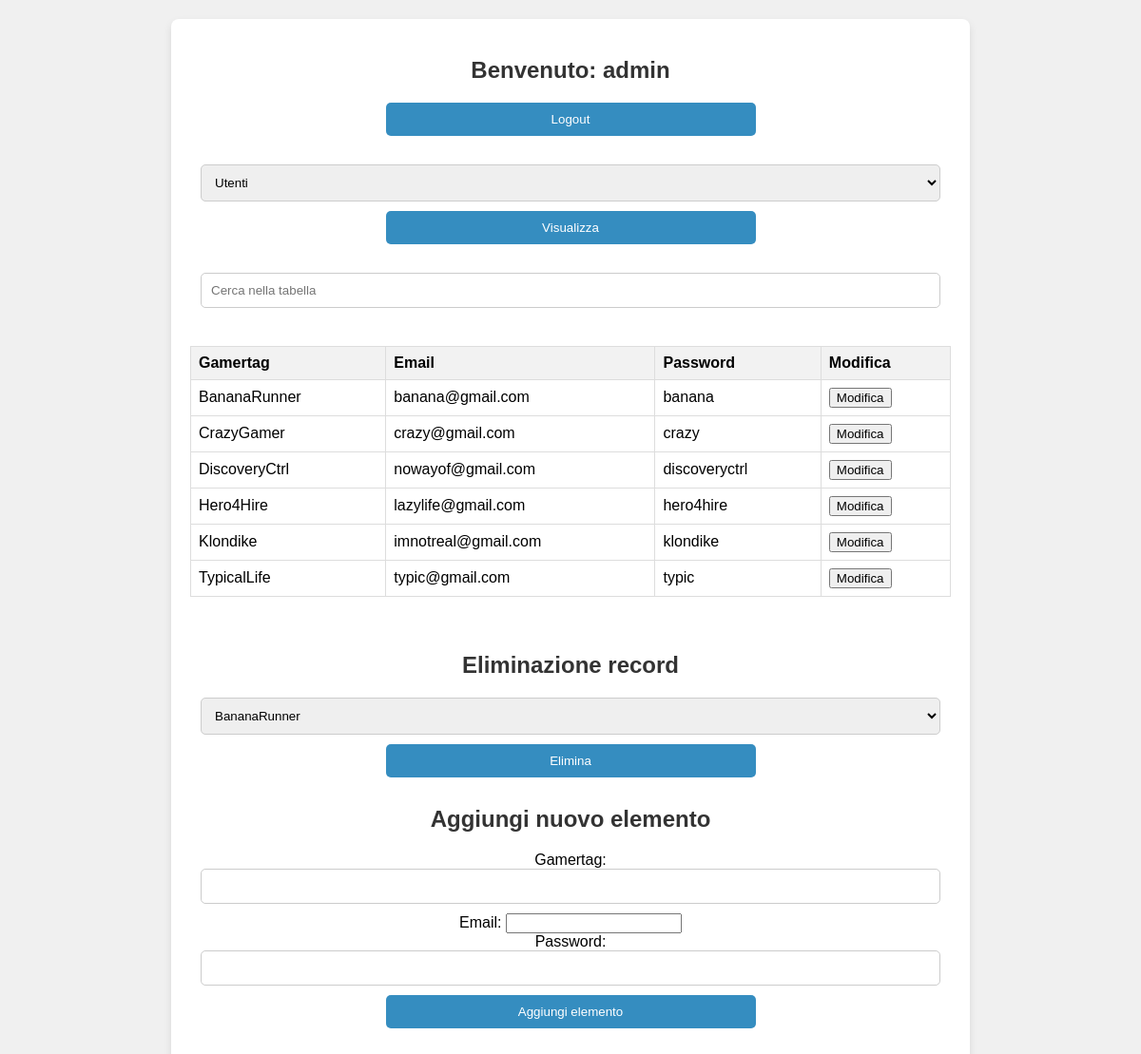
Page /protetta.php (signed in) on the committed database.
### tables this page shows
CREATE TABLE `utenti` (
  `gamertag` varchar(30) NOT NULL,
  `email` varchar(320) NOT NULL,
  `password` varchar(320) NOT NULL
);

### protetta.php (the view, shortened to what this page needs)
<!DOCTYPE html>
<html lang="en">
<head>
</head>
<body>
<div class="container">
<?php
if(isset($_SESSION["UTENTE"])) {
    $username = $_SESSION["UTENTE"];
    echo '<h2>Benvenuto: ' . $username . '</h2>';
    $servername = "localhost";
    $username_db = "programma";
    $password = "12345";
    $dbname = "digitalgamestore";
    $conn = new mysqli($servername, $username_db, $password, $dbname);
    echo '<form action="login.html" method="post"><input type="submit" value="Logout"></form>';
    echo '<form action="#" method="post">';
    echo '<select name="scelta">';
    $selectedOption = isset($_POST['scelta']) ? $_POST['scelta'] : 'utenti';
    $options = array("utenti", "prodotti", "acquisti", "promozioni", "recensioni", "prodotti_promozioni");
    foreach ($options as $option) {
        echo '<option value="' . $option . '"';
        if ($option == $selectedOption) {
            echo ' selected';
        }
        echo '>' . ucfirst($option) . '</option>';
    }
    echo '</select>';
    echo '<input type="submit" value="Visualizza">';
    echo '</form>';
    echo '<form id="searchForm" action="#" method="post">';
    echo '<input type="text" id="searchInput" placeholder="Cerca nella tabella" onkeyup="searchTable()">';
    echo '</form>';
    $tabella = isset($_POST['scelta']) ? $_POST['scelta'] : 'utenti';
    $sql = "SELECT * FROM $tabella";
    $result = $conn->query($sql);
    if ($result->num_rows > 0) {
        echo '<table border="1" id="dataTable">';
        echo '<tr>';
        switch($tabella) {
            case "utenti":
                echo '<th>Gamertag</th><th>Email</th><th>Password</th><th>Modifica</th>';
                break;
        }
        echo '</tr>';
        while($row = $result->fetch_assoc()) {
            echo "<tr>";
            foreach($row as $key => $value) {
                echo "<td>".$value."</td>";
            }
            echo '<td><button onclick="popolaModifica('.htmlspecialchars(json_encode($row)).')">Modifica</button></td>';
            echo "</tr>";
        }
        echo "</table>";
        echo "<br>";
        echo '<h2>Eliminazione record</h2>';
        echo '<form id="deleteForm" action="#" method="post">';
        echo '<select id="recordSelect" name="recordToDelete">';
        $result = $conn->query($sql);
        if ($result->num_rows > 0) {
            while($row = $result->fetch_assoc()) {
                $firstColumnValue = reset($row);
                echo '<option value="'.$firstColumnValue.'">'.$firstColumnValue.'</option>';
            }
        } else {
            echo '<option value="">Nessun record disponibile</option>';
        }
        echo '</select>';
        echo '<input type="submit" value="Elimina">';
        echo '</form>';
    } else {
        echo "Nessun risultato trovato.";
    }
    echo '<h2>Aggiungi nuovo elemento</h2>';
    echo '<form id="addForm" action="#" method="post">';
    switch($tabella) {
        case "utenti":
            echo 'Gamertag: <input type="text" name="gamertag"><br>';
            echo 'Email: <input type="email" name="email"><br>';
            echo 'Password: <input type="password" name="password"><br>';
            break;
    }
    echo '<input type="submit" value="Aggiungi elemento">';
    echo '</form>';
} else {
    echo "Accesso non consentito";
}
?>
</div>
</body>

### protetta.php (style rules this page uses)
body { font-family: Arial, sans-serif; background-color: #f0f0f0; margin: 0; padding: 0; }
.container { max-width: 800px; margin: 20px auto; padding: 20px; background-color: #fff; border-radius: 8px; box-shadow: 0 4px 8px rgba(0, 0, 0, 0.1); }
h2 { color: #333; margin-bottom: 20px; text-align: center; }
form { margin-bottom: 20px; text-align: center; }
table { border-collapse: collapse; width: 100%; margin-bottom: 20px; }
th, td { border: 1px solid #dddddd; padding: 8px; text-align: left; }
th { background-color: #f2f2f2; }
input[type="text"], input[type="password"], input[type="submit"], select { width: calc(100% - 22px); padding: 10px; margin-bottom: 10px; border: 1px solid #ccc; border-radius: 5px; box-sizing: border-box; }
input[type="submit"] { background-color: #358dc0; color: white; border: none; cursor: pointer; width: calc(50% - 11px); transition: background-color 0.3s ease; }
#searchInput { margin-bottom: 20px; }

### rows in the picture
utenti: gamertag "BananaRunner", email "banana@gmail.com", password "banana"
utenti: gamertag "CrazyGamer", email "crazy@gmail.com", password "crazy"
utenti: gamertag "DiscoveryCtrl", email "nowayof@gmail.com", password "discoveryctrl"
utenti: gamertag "Hero4Hire", email "lazylife@gmail.com", password "hero4hire"
utenti: gamertag "Klondike", email "imnotreal@gmail.com", password "klondike"
utenti: gamertag "TypicalLife", email "typic@gmail.com", password "typic"

### other values in the picture
$username "admin"
form field scelta "Utenti"
form field recordToDelete "BananaRunner"
